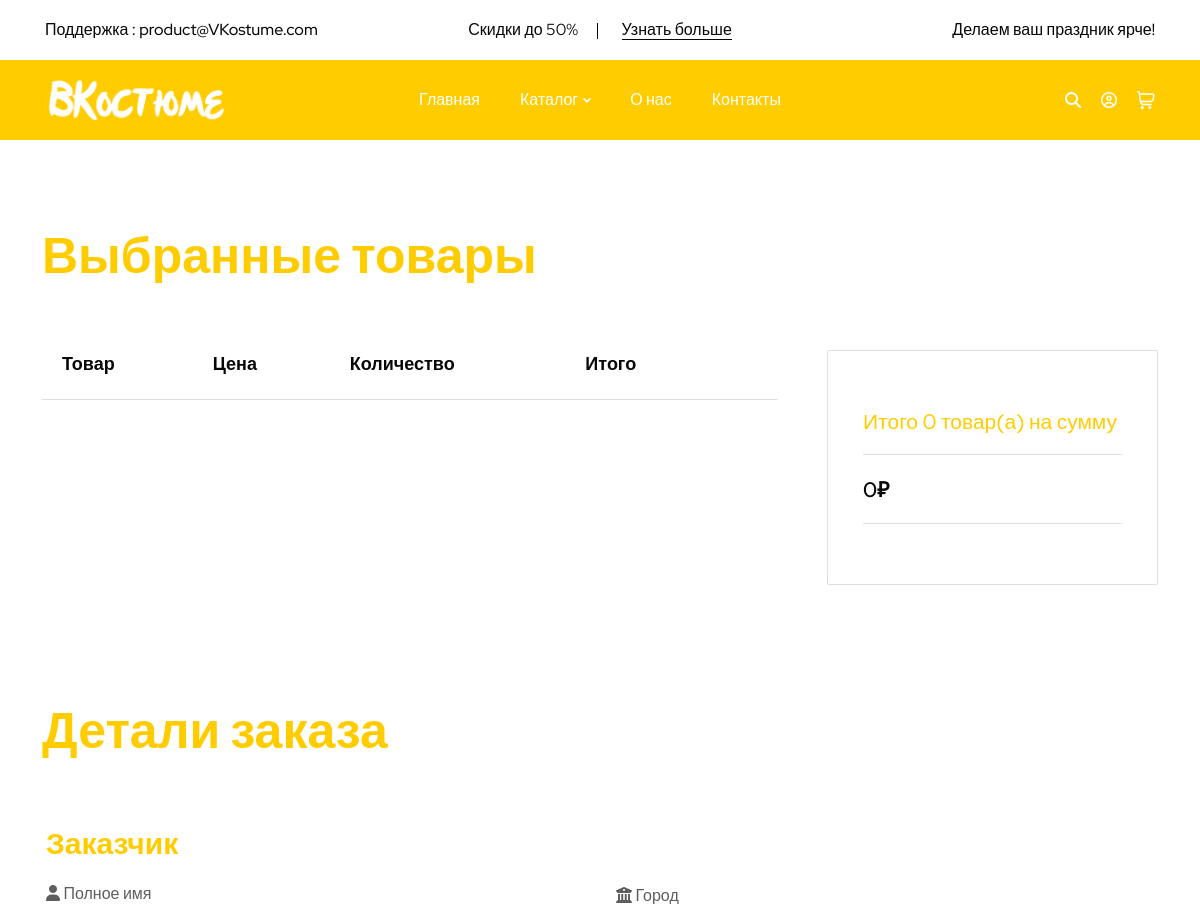
Page /orders/create-order (upper part) on the earlier database version.
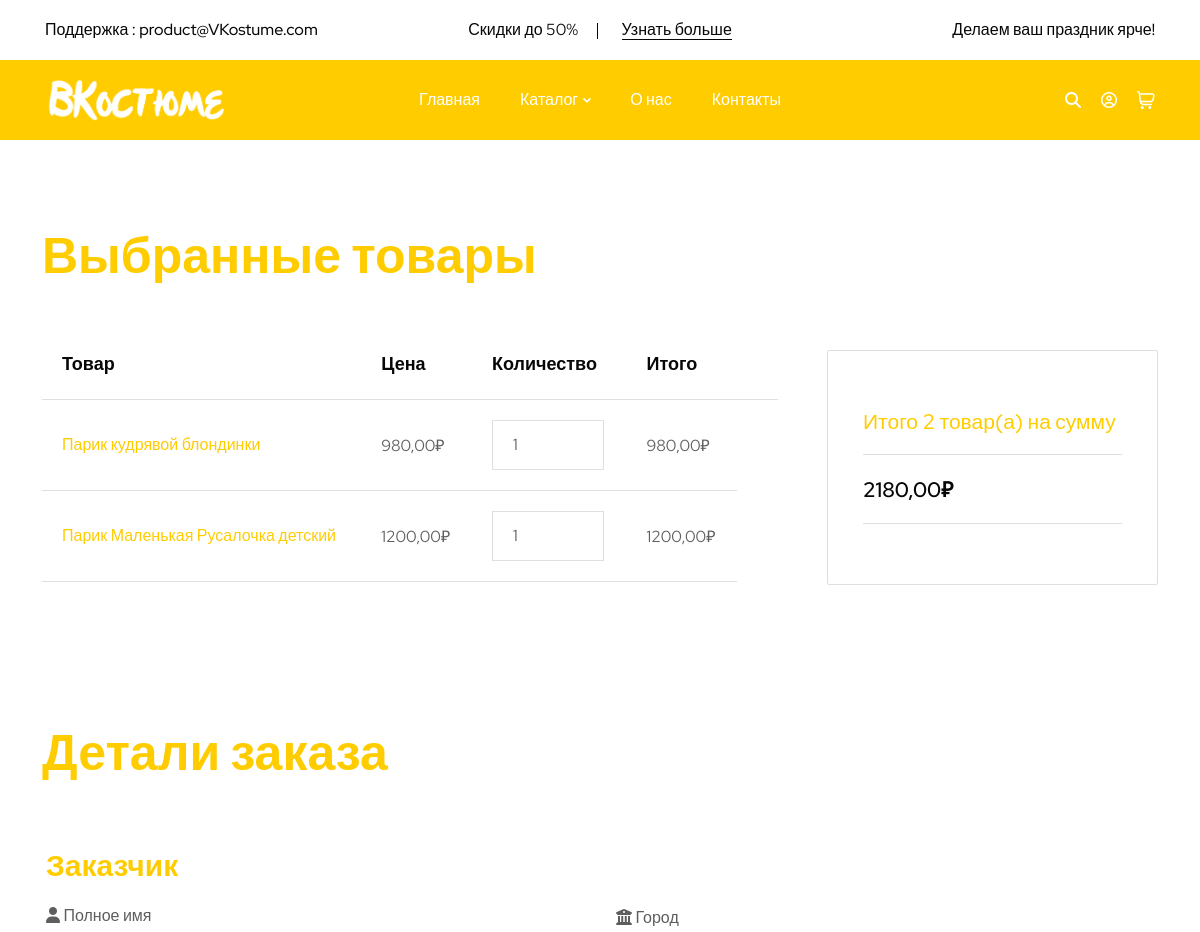
Same page on the later database version.
### cart/models.py (models this page shows, shortened)
class Cart(models.Model):
    user = models.ForeignKey(to=User, on_delete=models.CASCADE, blank=True, null=True, verbose_name='Пользователь')
    product = models.ForeignKey(to=Products, on_delete=models.CASCADE, verbose_name='Продукт')
    quantity = models.PositiveSmallIntegerField(default=0, verbose_name='Количество')
    session_key = models.CharField(max_length=32, null=True, blank=True)
    created_timestamp = models.DateTimeField(auto_now_add=True, verbose_name='Время')
    class Meta:
        verbose_name: 'Корзина'
        verbose_name_plural: 'Корзина'
    objects = CartQuerySet().as_manager()
    def products_price(self):
        return round(self.product.sell_price() * self.quantity, 2)

### goods/models.py (models this page shows, shortened)
class Products(models.Model):
    name = models.CharField(max_length=150, unique=True, verbose_name='Название')
    slug = models.SlugField(max_length=200, unique=True, blank=True, verbose_name='URL')
    description = models.TextField(blank=True, null=True, verbose_name='Описание')
    image = models.CharField(max_length=400, unique=True, blank=True, null=True, verbose_name='URL изображения')
    price = models.DecimalField(default=0.00, max_digits=7, decimal_places=2, verbose_name='Цена')
    quantity = models.PositiveIntegerField(default=0, verbose_name='Количество')
    category = models.ManyToManyField(to=Categories, verbose_name='Категория')
    size = models.CharField(max_length=1, blank=True, null=True, verbose_name='Размер')
    country = models.CharField(max_length=150, verbose_name='Страна производителя')
    material = models.CharField(max_length=200, verbose_name='Материал')
    class Meta:
        verbose_name = 'Продукт'
        verbose_name_plural = 'Продукты'
        ordering = ("id",)
    def sell_price(self):
        return self.price

### orders/views.py (the view)
# urls.py: path('create-order', views.create_order, name='create_order'),
def create_order(request):
    user_cart = get_user_carts(request)
    total_prica = user_cart.total_price
    session_data = {
                'mode': 'payment',
                'success_url': request.build_absolute_uri(reverse('orders:payment_success')),
                'cancel_url': request.build_absolute_uri(reverse('orders:payment_failed')),
                'line_items': []
            }
    if request.method == 'POST':
        form = CreateOrderForm(data=request.POST)
        if form.is_valid():
            try:
                with transaction.atomic():
                    user = request.user
                    cart_items = Cart.objects.filter(user=user)
                    if cart_items.exists():
                        order = Order.objects.create(
                            user=user,
                            name=form.cleaned_data['name'],
                            phone_number=form.cleaned_data['phone_number'],
                            post_index=form.cleaned_data['post_index'],
                            delivery_address=form.cleaned_data['delivery_address'],
                            delivery_city=form.cleaned_data['delivery_city'],
                        )
                        for cart_item in cart_items:
                            product = cart_item.product
                            name = cart_item.product.name
                            price = cart_item.product.sell_price()
                            quantity = cart_item.quantity
                            if product.quantity < quantity:
                                raise ValidationError(f'Недостаточно товара {name} на складе\
                                                      В наличии {product.quantity}')
                            session_data['line_items'].append({
                            'price_data': {
                                'unit_amount': int(price*100),
                                'currency': 'rub',
                                'product_data': {
                                    'name': name
                                },
                            },
                            'quantity': quantity,
                            })
                            OrderItem.objects.create(
                                order=order,
                                product=product,
                                name=name,
                                price=price,
                                quantity=quantity,
                            )
                        session_data['client_reference_id'] = order.id
                        session = stripe.checkout.Session.create(**session_data)
                        return redirect(session.url, code=303)
            except ValidationError as e:
                return redirect('cart:order')
    else:
        form = CreateOrderForm()
    context = {
        'form': form,
    }
    return render(request, 'orders/create_order.html', context=context)

### cart/models.py (called while the page is built)
    def total_price(self):
        return sum(cart.products_price() for cart in self)

    def total_quantity(self):
        if self:
            return sum(cart.quantity for cart in self)
        return 0

### cart/templatetags/cart_tags.py (called while the page is built)
@register.simple_tag()
def user_cart(request):
    return get_user_carts(request)

### cart/utils.py (called while the page is built)
def get_user_carts(request):
    if request.user.is_authenticated:
        return Cart.objects.filter(user=request.user)
    if not request.session.session_key:
        request.session.create()
    return Cart.objects.filter(session_key=request.session.session_key)

### orders/templates/orders/create_order.html (shortened to what this page needs)
{% extends "base.html" %}
{% load static %}
{% load cart_tags %}
{% block content %}
<section>
    <div class="container">
    <div class="cs_height_80 cs_height_lg_60"></div>
    <div class="cs_shop_page_heading text-center">
        <h1 class="cs_fs_50 cs_bold" style="text-align: start;">Выбранные товары</h1>
    </div>
    <div class="cs_height_40"></div>
    </div>
</section>
<section>
    <div>
        <div id="cart-items-container">
            {% include "cart/includes/cart without button.html" %}
        </div>
        <section>
            <div class="container">
            <div class="cs_height_80 cs_height_lg_60"></div>
            <div class="cs_shop_page_heading text-center">
                <h1 class="cs_fs_50 cs_bold" style="text-align: start;">Детали заказа</h1>
            </div>
            <div class="cs_height_40"></div>
            </div>
        </section>
        <div class="row">
        <div>
            <div class="container">
            <form action="{% url 'orders:create_order' %}" method="post">
                <div class="row">
                <div class="col-50">
                    <h3>Заказчик</h3>
                    <label for="id_name"><i class="fa fa-user"></i> Полное имя</label>
                </div>
                <div class="col-50">
                  <div class="cs_height_58 cs_height_lg_50"></div>
                  <label for="id_delivery_city"><i class="fa fa-institution"></i> Город</label>
                </div>
                </div>
            </form>
            </div>
        </div>
        </div>
</section>
{% endblock %}

### cart/templates/cart/includes/cart without button.html
{% load static %}
{% load cart_tags %}
{% user_cart request as carts %}
  <div class="container">
    <div class="row">
      <div class="col-xl-8">
        <div class="table-responsive">
          <table class="cs_cart_table">
            <thead>
              <tr>
                <th>Товар</th>
                <th>Цена</th>
                <th>Количество</th>
                <th>Итого</th>
                <th></th>
              </tr>
            </thead>
            <tbody>
              {% for cart in carts %}
              <tr>
                <td>
                  <div class="cs_cart_table_media">
                    <h3>{{ cart.product.name }}</h3>
                  </div>
                </td>
                <td>{{ cart.product.price }}₽</td>
                <td>
                  <div class="cs_quantity input-group">
                    <span class="cs_quantity_input number">{{ cart.quantity }}</span>
                  </div>
                </td>
                <td>{{ cart.products_price }}₽</td>
              </tr>
              {% endfor %}
            </tbody>
          </table>
        </div>
        <div class="cs_height_30 cs_height_lg_30"></div>
      </div>
      <div class="col-xl-4">
        <div class="cs_shop-side-spacing">
          <div class="cs_shop-card">
            <div class="cs_height_30 cs_height_lg_30"></div>
            <h2 class="cs_fs_21 cs_medium">Итого {{ carts.total_quantity }} товар(а) на сумму</h2>
            <table class="cs_medium">
              <tbody>
                <tr>
                  <td>{{ carts.total_price }}₽</td>
                </tr>
              </tbody>
            </table>
            <div class="cs_height_30 cs_height_lg_30"></div>
          </div>
          <div class="cs_height_30 cs_height_lg_30"></div>
        </div>
      </div>
    </div>
  </div>

Differences in the rows shown:
added Cart: product.name "Парик кудрявой блондинки", product.price "980,00", quantity "1", products_price "980,00", total_quantity "2", total_price "2180,00"
added Cart: product.name "Парик Маленькая Русалочка детский", product.price "1200,00", quantity "1", products_price "1200,00"
Other differences:
{{ carts.total_quantity }}: "0" → (not shown)
{{ carts.total_price }}: "0" → (not shown)
